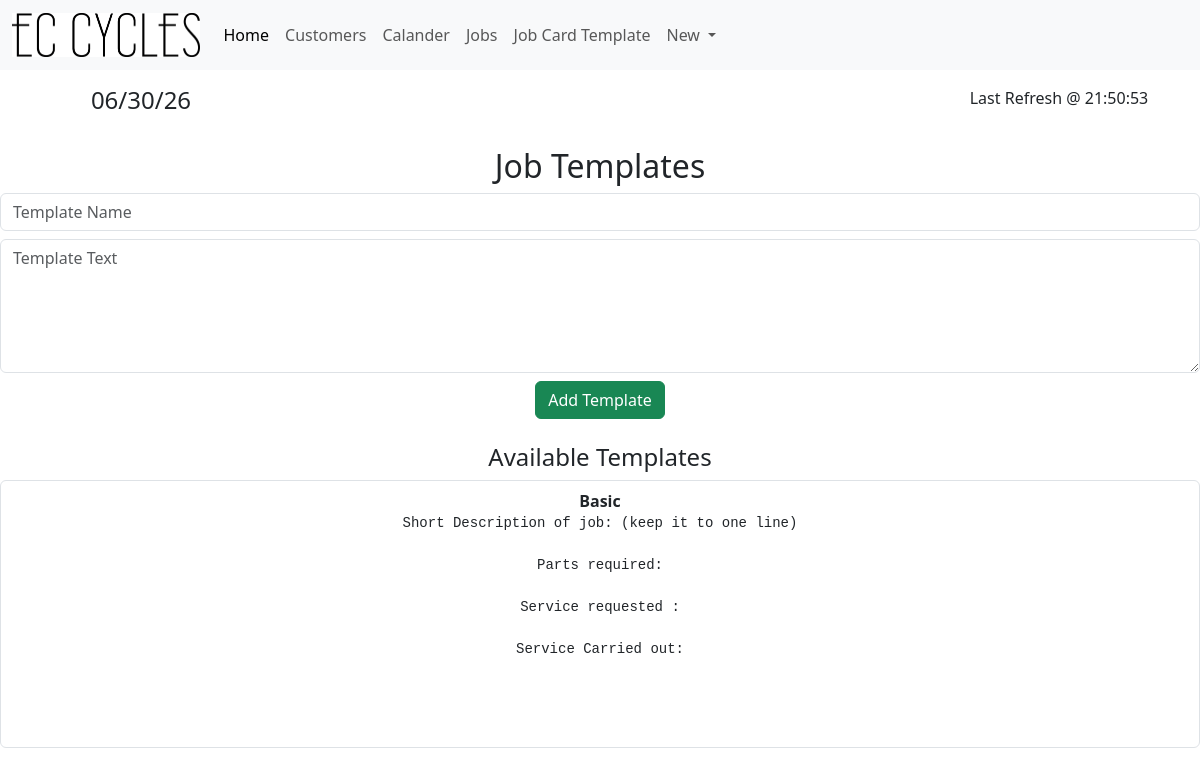
The app's page /JobTemplates with its own data.
### tables this page shows
CREATE TABLE JobTemplates (
    TemplateID INTEGER PRIMARY KEY AUTOINCREMENT,
    TemplateName TEXT NOT NULL,
    TemplateText TEXT NOT NULL
);

### app.py (the view)
@app.route('/JobTemplates', methods=['GET', 'POST'])
def job_templates():
    time = time_gen()
    conn = get_db_conn()
    if request.method == 'POST':
        name = request.form['TemplateName']
        text = request.form['TemplateText']
        if name and text:
            conn.execute("INSERT INTO JobTemplates (TemplateName, TemplateText) VALUES (?, ?)", (name, text))
            conn.commit()
    templates = conn.execute("SELECT * FROM JobTemplates").fetchall()
    conn.close()
    return render_template('job_templates.html', templates=templates, time=time)

### app.py (called while the page is built)
def time_gen():
    time_dict = {"":""}
    day_info = datetime.datetime.now()
    date = day_info.strftime("%x")
    time = day_info.strftime("%X")
    time_dict["Date"] = date
    time_dict["Time"] = time
    return time_dict

def get_db_conn():
    conn = sqlite3.connect('JobCards.db')
    conn.row_factory = sqlite3.Row
    return conn

### Templates/job_templates.html
{% extends 'base.html' %}
{% block content %}
<div class="container py-4">
    <h2>Job Templates</h2>
    <form method="post" class="mb-4">
        <div class="mb-2">
            <input class="form-control" type="text" name="TemplateName" placeholder="Template Name" required>
        </div>
        <div class="mb-2">
            <textarea class="form-control" name="TemplateText" placeholder="Template Text" rows="5" required></textarea>
        </div>
        <button class="btn btn-success" type="submit">Add Template</button>
    </form>
    <h4>Available Templates</h4>
    <ul class="list-group">
        {% for template in templates %}
        <li class="list-group-item">
            <strong>{{ template.TemplateName }}</strong>
            <pre>{{ template.TemplateText }}</pre>
        </li>
        {% endfor %}
    </ul>
</div>
{% endblock %}

### records on screen
JobTemplates: TemplateName "Basic", TemplateText "Short Description of job: (keep it to one line) Parts required: Service requested : Service Carried out:"

### other values on screen
{{ time["Date"] }} "06/30/26"
{{ time["Time"] }} "21:50:53"
